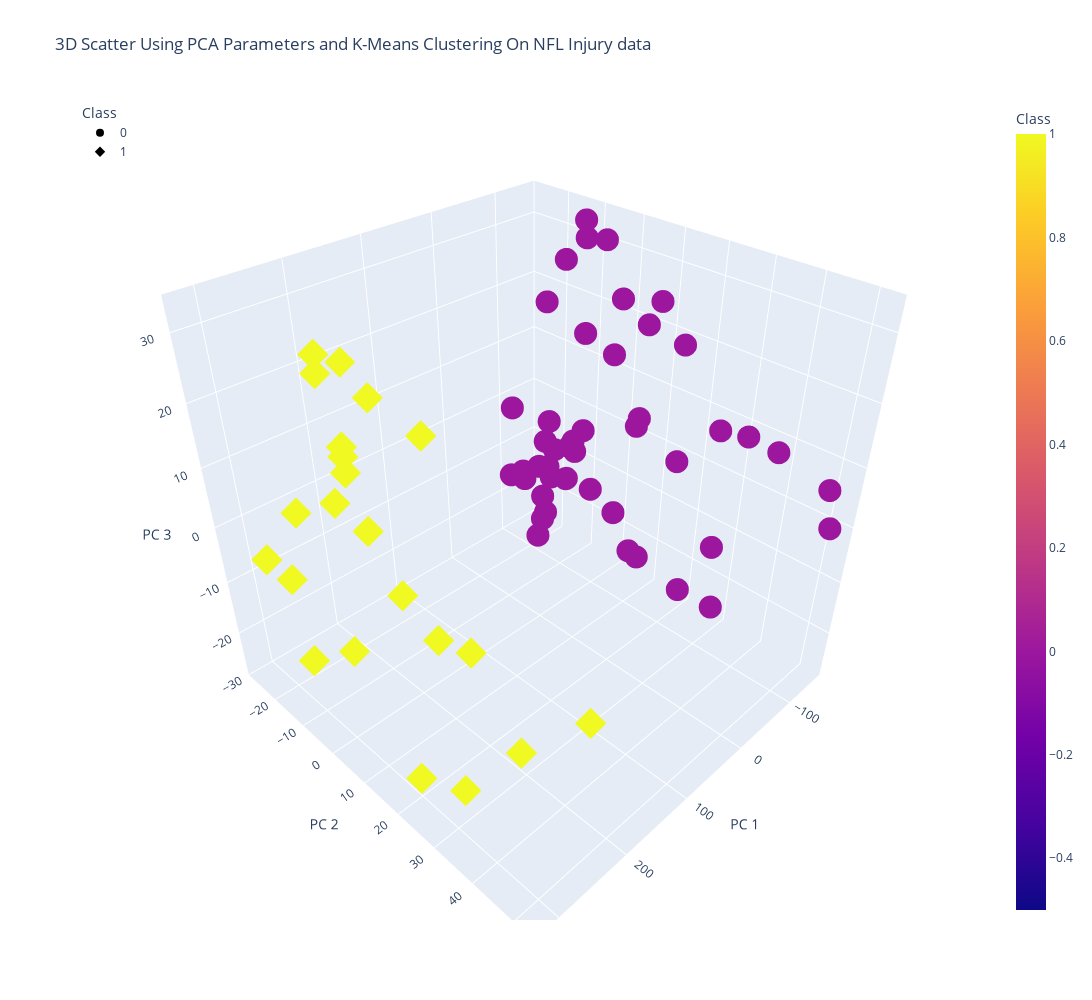

Notebook source saved alongside this figure:
### Markdown cell above
## Cluster Visualization

### Code cell
fig = px.scatter_3d(
    clustered_play_injuries,
    x = "PC 1", 
    y = "PC 2", 
    z = "PC 3", 
    color='Class', 
    symbol='Class', 
    width=1200,
    height=1000, 
    title="3D Scatter Using PCA Parameters and K-Means Clustering On NFL Injury data", 
    hover_name = "FieldType", 
    hover_data=[clustered_play_injuries.Injury_Duration, 
        clustered_play_injuries.Position,
        clustered_play_injuries.Weather,
        clustered_play_injuries.PlayType,
        clustered_play_injuries.StadiumType,
        clustered_play_injuries.BodyPart,
        clustered_play_injuries.RosterPosition,
        clustered_play_injuries.Temperature]
)

fig.update_layout(legend=dict(x=0, y=1))
fig.show()

### Figure 1 — Plotly figure (JSON) as saved in the notebook; plotly's stock layout.template omitted (floating-point values rounded to 4 significant figures; data arrays with more than 128 entries replaced by an {"elided": "..."} marker saying what was removed)
{"data": [{"customdata": {"elided": "47x8 mixed values"}, "hovertemplate": "<b>%{hovertext}</b><br><br>Class=%{marker.color}<br>PC 1=%{x}<br>PC 2=%{y}<br>PC 3=%{z}<br>Injury_Duration=%{customdata[0]}<br>Position=%{customdata[1]}<br>Weather=%{customdata[2]}<br>PlayType=%{customdata[3]}<br>StadiumType=%{customdata[4]}<br>BodyPart=%{customdata[5]}<br>RosterPosition=%{customdata[6]}<br>Temperature=%{customdata[7]}<extra></extra>", "hovertext": ["Natural", "Natural", "Synthetic", "Synthetic", "Natural", "Synthetic", "Synthetic", "Synthetic", "Synthetic", "Synthetic", "Natural", "Synthetic", "Natural", "Natural", "Synthetic", "Natural", "Synthetic", "Natural", "Natural", "Natural", "Synthetic", "Natural", "Natural", "Natural", "Natural", "Synthetic", "Natural", "Synthetic", "Natural", "Natural", "Natural", "Natural", "Synthetic", "Synthetic", "Natural", "Natural", "Synthetic", "Natural", "Synthetic", "Natural", "Synthetic", "Synthetic", "Natural", "Synthetic", "Synthetic", "Synthetic", "Synthetic"], "legendgroup": "0", "marker": {"color": [0, 0, 0, 0, 0, 0, 0, 0, 0, 0, 0, 0, 0, 0, 0, 0, 0, 0, 0, 0, 0, 0, 0, 0, 0, 0, 0, 0, 0, 0, 0, 0, 0, 0, 0, 0, 0, 0, 0, 0, 0, 0, 0, 0, 0, 0, 0], "coloraxis": "coloraxis", "symbol": "circle"}, "mode": "markers", "name": "0", "scene": "scene", "showlegend": true, "type": "scatter3d", "x": [-138.4, -113.2, -101.9, -151.2, -95.2, -151.6, -123.9, -145.3, -88.69, -123.9, -144.5, -151.5, -151.5, -141.0, -88.98, -151.6, -109.4, -138.5, -140.6, -141.5, -120.5, -137.7, -109.1, -81.12, -110.1, -74.2, -138.1, -109.4, -62.74, -122.8, -109.4, -80.74, -97.94, -81.57, -102.3, -137.7, -130.4, -81.01, -145.0, -137.3, -123.2, -101.9, -130.3, -78.2, -78.2, -94.58, -73.91], "y": [-5.105, -19.53, 12.54, 51.29, -21.74, -22.62, 8.629, -11.46, -13.24, 17.56, -13.16, -20.75, 38.1, 28.81, -20.09, -14.82, -15.95, -10.74, -10.35, 32.17, 52.2, -13.79, -11.35, 12.88, -17.73, 14.38, 9.632, 19.94, -9.883, 21.82, -16.9, -14.35, 10.67, 6.251, -1.67, -9.726, 26.97, -23.25, -1.146, 0.3129, -12.43, 31.34, -13.38, -9.804, -9.799, -24.99, -10.79], "z": [31.19, -11.97, -18.18, -0.4563, -12.67, -5.803, 21.58, 30.02, 21.49, 20.64, -8.529, -11.05, 7.851, -24.67, -13.33, -7.315, -10.62, 33.13, 14.76, 9.109, 8.302, -7.381, 27.92, 8.059, -17.51, 10.2, 24.89, 2.598, -16.39, -22.65, -5.757, -22.94, -17.37, 18.02, -9.784, -2.867, 9.084, -13.17, 22.54, -16.07, -12.7, -8.52, -13.37, -8.714, -8.725, -0.8522, -16.08]}, {"customdata": {"elided": "22x8 mixed values"}, "hovertemplate": "<b>%{hovertext}</b><br><br>Class=%{marker.color}<br>PC 1=%{x}<br>PC 2=%{y}<br>PC 3=%{z}<br>Injury_Duration=%{customdata[0]}<br>Position=%{customdata[1]}<br>Weather=%{customdata[2]}<br>PlayType=%{customdata[3]}<br>StadiumType=%{customdata[4]}<br>BodyPart=%{customdata[5]}<br>RosterPosition=%{customdata[6]}<br>Temperature=%{customdata[7]}<extra></extra>", "hovertext": ["Natural", "Natural", "Natural", "Natural", "Synthetic", "Natural", "Natural", "Synthetic", "Synthetic", "Synthetic", "Synthetic", "Synthetic", "Synthetic", "Natural", "Synthetic", "Synthetic", "Natural", "Natural", "Natural", "Synthetic", "Natural", "Synthetic"], "legendgroup": "1", "marker": {"color": [1, 1, 1, 1, 1, 1, 1, 1, 1, 1, 1, 1, 1, 1, 1, 1, 1, 1, 1, 1, 1, 1], "coloraxis": "coloraxis", "symbol": "diamond"}, "mode": "markers", "name": "1", "scene": "scene", "showlegend": true, "type": "scatter3d", "x": [211.9, 240.2, 236.8, 213.4, 269.1, 319.2, 269.6, 254.4, 243.3, 290.0, 226.0, 234.3, 212.4, 213.0, 293.4, 275.7, 174.2, 220.7, 312.0, 310.3, 181.1, 240.9], "y": [-5.8, -13.43, 4.708, 30.98, 2.254, -16.76, 26.17, 26.55, 15.05, -18.04, -17.16, 50.05, -20.6, 8.99, 1.568, 1.393, -25.72, -8.112, 23.05, -8.488, -24.04, -27.55], "z": [21.94, 24.59, -4.244, -22.24, 31.72, -1.195, -26.97, -2.319, 24.67, -7.424, 25.66, -3.254, 0.1266, -12.34, -11.32, 20.51, 1.415, 0.4848, -21.8, -16.73, 5.218, -2.413]}], "layout": {"coloraxis": {"colorbar": {"title": {"text": "Class"}}, "colorscale": [[0, "#0d0887"], [0.1111, "#46039f"], [0.2222, "#7201a8"], [0.3333, "#9c179e"], [0.4444, "#bd3786"], [0.5556, "#d8576b"], [0.6667, "#ed7953"], [0.7778, "#fb9f3a"], [0.8889, "#fdca26"], [1, "#f0f921"]]}, "height": 1000, "legend": {"title": {"text": "Class"}, "tracegroupgap": 0, "x": 0, "y": 1}, "scene": {"domain": {"x": [0, 1], "y": [0, 1]}, "xaxis": {"title": {"text": "PC 1"}}, "yaxis": {"title": {"text": "PC 2"}}, "zaxis": {"title": {"text": "PC 3"}}}, "title": {"text": "3D Scatter Using PCA Parameters and K-Means Clustering On NFL Injury data"}, "width": 1200}}
